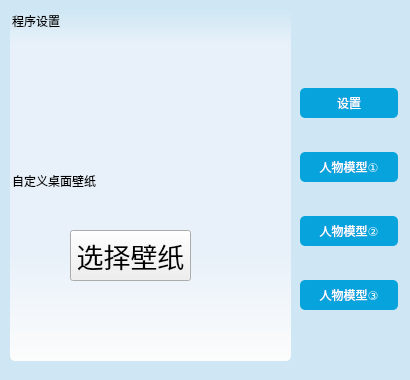
<?xml version="1.0" encoding="UTF-8"?>
<ui version="4.0">
 <class>SettingWidget</class>
 <widget class="QWidget" name="SettingWidget">
  <property name="geometry">
   <rect>
    <x>0</x>
    <y>0</y>
    <width>410</width>
    <height>380</height>
   </rect>
  </property>
  <property name="minimumSize">
   <size>
    <width>410</width>
    <height>380</height>
   </size>
  </property>
  <property name="maximumSize">
   <size>
    <width>410</width>
    <height>380</height>
   </size>
  </property>
  <property name="windowTitle">
   <string>Form</string>
  </property>
  <property name="styleSheet">
   <string notr="true">QWidget#SettingWidget
{
    background-color: rgb(207, 231, 244);
}

QPushButton#closeBtn
{
    border: none;
    image:url(://resource/button/shut.png);

}
QPushButton#closeBtn:hover
{
    background-color: rgb(231, 37,54);
}
QWidget#widget QPushButton
{
    border: none;
    border-radius: 5px;
    background-color: rgb(6,163,220);
    min-width:80px;
	min-height:30px;
    color:white;
}
QWidget#widget QPushButton:hover
{
    background-color: rgb(16, 196, 245);
}
QStackedWidget{	
	background-color: qlineargradient(spread:pad,x1:0, y1:0, x2:0, y2:1, stop:0 rgba(232, 241, 249, 0), stop:0.1 rgba(232, 241, 249, 1), stop:0.2 rgba(232, 241, 249, 255), stop:0.7 rgba(232, 241, 249, 255),stop:1 rgba(252, 252, 252, 255));
	border-radius:5px;
}
QGroupBox{	
	border:none;
}</string>
  </property>
  <widget class="QStackedWidget" name="stackedWidget">
   <property name="geometry">
    <rect>
     <x>10</x>
     <y>10</y>
     <width>281</width>
     <height>351</height>
    </rect>
   </property>
   <property name="currentIndex">
    <number>0</number>
   </property>
   <widget class="QWidget" name="page_1">
    <widget class="QGroupBox" name="groupBox_2">
     <property name="geometry">
      <rect>
       <x>0</x>
       <y>0</y>
       <width>281</width>
       <height>161</height>
      </rect>
     </property>
     <property name="title">
      <string>程序设置</string>
     </property>
    </widget>
    <widget class="QGroupBox" name="groupBox_3">
     <property name="geometry">
      <rect>
       <x>0</x>
       <y>160</y>
       <width>281</width>
       <height>191</height>
      </rect>
     </property>
     <property name="title">
      <string>自定义桌面壁纸</string>
     </property>
     <widget class="QPushButton" name="pushButton">
      <property name="geometry">
       <rect>
        <x>60</x>
        <y>60</y>
        <width>121</width>
        <height>51</height>
       </rect>
      </property>
      <property name="font">
       <font>
        <pointsize>20</pointsize>
       </font>
      </property>
      <property name="text">
       <string>选择壁纸</string>
      </property>
     </widget>
    </widget>
   </widget>
   <widget class="QWidget" name="page_2">
    <widget class="QLabel" name="label">
     <property name="geometry">
      <rect>
       <x>10</x>
       <y>0</y>
       <width>271</width>
       <height>351</height>
      </rect>
     </property>
     <property name="text">
      <string/>
     </property>
     <property name="pixmap">
      <pixmap resource="resource.qrc">:/resource/desktopRole/summerGril/0.png</pixmap>
     </property>
     <property name="scaledContents">
      <bool>true</bool>
     </property>
    </widget>
    <widget class="QCheckBox" name="role1checkBox">
     <property name="geometry">
      <rect>
       <x>10</x>
       <y>10</y>
       <width>73</width>
       <height>18</height>
      </rect>
     </property>
     <property name="text">
      <string>模型①</string>
     </property>
    </widget>
   </widget>
   <widget class="QWidget" name="page_3">
    <widget class="QLabel" name="label_2">
     <property name="geometry">
      <rect>
       <x>0</x>
       <y>0</y>
       <width>281</width>
       <height>351</height>
      </rect>
     </property>
     <property name="text">
      <string/>
     </property>
     <property name="pixmap">
      <pixmap resource="resource.qrc">:/resource/desktopRole/littleBoy/0.png</pixmap>
     </property>
     <property name="scaledContents">
      <bool>false</bool>
     </property>
     <property name="alignment">
      <set>Qt::AlignCenter</set>
     </property>
    </widget>
    <widget class="QCheckBox" name="role2checkBox">
     <property name="geometry">
      <rect>
       <x>200</x>
       <y>30</y>
       <width>73</width>
       <height>18</height>
      </rect>
     </property>
     <property name="text">
      <string>模型②</string>
     </property>
    </widget>
   </widget>
   <widget class="QWidget" name="page_4">
    <widget class="QGroupBox" name="groupBox">
     <property name="enabled">
      <bool>true</bool>
     </property>
     <property name="geometry">
      <rect>
       <x>0</x>
       <y>0</y>
       <width>281</width>
       <height>211</height>
      </rect>
     </property>
     <property name="title">
      <string>人物心情</string>
     </property>
     <property name="flat">
      <bool>false</bool>
     </property>
     <property name="checkable">
      <bool>false</bool>
     </property>
     <widget class="QRadioButton" name="radioButton_1">
      <property name="geometry">
       <rect>
        <x>41</x>
        <y>44</y>
        <width>91</width>
        <height>18</height>
       </rect>
      </property>
      <property name="text">
       <string>开心(喜)</string>
      </property>
     </widget>
     <widget class="QRadioButton" name="radioButton_2">
      <property name="geometry">
       <rect>
        <x>41</x>
        <y>71</y>
        <width>91</width>
        <height>18</height>
       </rect>
      </property>
      <property name="text">
       <string>哀怨(伤)</string>
      </property>
     </widget>
     <widget class="QRadioButton" name="radioButton_3">
      <property name="geometry">
       <rect>
        <x>41</x>
        <y>98</y>
        <width>91</width>
        <height>18</height>
       </rect>
      </property>
      <property name="text">
       <string>调皮(屁)</string>
      </property>
     </widget>
     <widget class="QRadioButton" name="radioButton_4">
      <property name="geometry">
       <rect>
        <x>41</x>
        <y>125</y>
        <width>91</width>
        <height>18</height>
       </rect>
      </property>
      <property name="text">
       <string>害羞(羞)</string>
      </property>
     </widget>
     <widget class="QCheckBox" name="role3checkBox">
      <property name="geometry">
       <rect>
        <x>200</x>
        <y>20</y>
        <width>73</width>
        <height>18</height>
       </rect>
      </property>
      <property name="text">
       <string>模型③</string>
      </property>
     </widget>
    </widget>
    <widget class="QLabel" name="label_3">
     <property name="geometry">
      <rect>
       <x>20</x>
       <y>100</y>
       <width>241</width>
       <height>251</height>
      </rect>
     </property>
     <property name="text">
      <string/>
     </property>
     <property name="pixmap">
      <pixmap resource="resource.qrc">:/resource/desktopRole/blackGril/action1-happy/0.png</pixmap>
     </property>
     <property name="scaledContents">
      <bool>true</bool>
     </property>
     <property name="alignment">
      <set>Qt::AlignCenter</set>
     </property>
    </widget>
    <zorder>label_3</zorder>
    <zorder>groupBox</zorder>
   </widget>
  </widget>
  <widget class="QPushButton" name="closeBtn">
   <property name="geometry">
    <rect>
     <x>380</x>
     <y>10</y>
     <width>20</width>
     <height>20</height>
    </rect>
   </property>
   <property name="styleSheet">
    <string notr="true"/>
   </property>
   <property name="text">
    <string/>
   </property>
  </widget>
  <widget class="QWidget" name="widget" native="true">
   <property name="geometry">
    <rect>
     <x>300</x>
     <y>60</y>
     <width>98</width>
     <height>281</height>
    </rect>
   </property>
   <layout class="QVBoxLayout" name="verticalLayout">
    <item>
     <widget class="QPushButton" name="setBtn">
      <property name="text">
       <string>设置</string>
      </property>
     </widget>
    </item>
    <item>
     <widget class="QPushButton" name="role1Btn">
      <property name="text">
       <string>人物模型①</string>
      </property>
     </widget>
    </item>
    <item>
     <widget class="QPushButton" name="role2Btn">
      <property name="text">
       <string>人物模型②</string>
      </property>
     </widget>
    </item>
    <item>
     <widget class="QPushButton" name="role3Btn">
      <property name="text">
       <string>人物模型③</string>
      </property>
     </widget>
    </item>
   </layout>
  </widget>
 </widget>
 <resources>
  <include location="resource.qrc"/>
 </resources>
 <connections/>
</ui>
